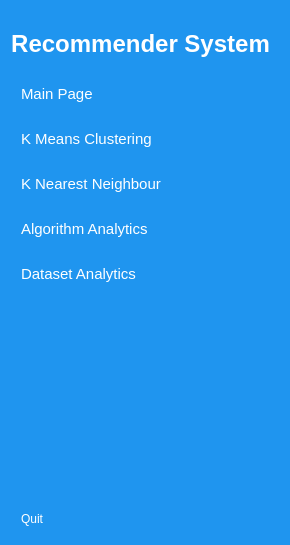
     <widget class="QWidget" name="icon_name_widget" native="true">
      <property name="styleSheet">
       <string notr="true">QWidget{
	background-color: rgb(31, 149, 239);
	color:white;
}

QPushButton {
	color:white;
	text-align:left;
	height:30px;
	border:none;
	padding-left:10px;
	border-top-left-radius:10px;
	border-bottom-left-radius:10px;
}

QPushButton:checked{
	background-color: #F5FAFE;
	color:#1F95EF;
	font-weight:bold;

}</string>
      </property>
      <layout class="QVBoxLayout" name="verticalLayout_4">
       <property name="topMargin">
        <number>30</number>
       </property>
       <property name="rightMargin">
        <number>0</number>
       </property>
       <item>
        <layout class="QHBoxLayout" name="horizontalLayout_2">
         <property name="rightMargin">
          <number>20</number>
         </property>
         <item>
          <widget class="QLabel" name="label_3">
           <property name="font">
            <font>
             <pointsize>18</pointsize>
             <weight>75</weight>
             <bold>true</bold>
             <underline>false</underline>
             <strikeout>false</strikeout>
            </font>
           </property>
           <property name="text">
            <string>Recommender System</string>
           </property>
           <property name="alignment">
            <set>Qt::AlignCenter</set>
           </property>
           <property name="wordWrap">
            <bool>true</bool>
           </property>
          </widget>
         </item>
        </layout>
       </item>
       <item>
        <layout class="QVBoxLayout" name="verticalLayout_2">
         <property name="spacing">
          <number>15</number>
         </property>
         <property name="topMargin">
          <number>15</number>
         </property>
         <item>
          <widget class="QPushButton" name="dashboard_2">
           <property name="font">
            <font>
             <pointsize>11</pointsize>
            </font>
           </property>
           <property name="text">
            <string>Main Page</string>
           </property>
           <property name="icon">
            <iconset resource="resources.qrc">
             <normaloff>:/newPrefix/dashboard_white.png</normaloff>
             <normalon>:/newPrefix/dashboard.png</normalon>:/newPrefix/dashboard_white.png</iconset>
           </property>
           <property name="checkable">
            <bool>true</bool>
           </property>
           <property name="autoExclusive">
            <bool>true</bool>
           </property>
          </widget>
         </item>
         <item>
          <widget class="QPushButton" name="profile_2">
           <property name="font">
            <font>
             <pointsize>11</pointsize>
            </font>
           </property>
           <property name="text">
            <string>K Means Clustering</string>
           </property>
           <property name="icon">
            <iconset resource="resources.qrc">
             <normaloff>:/newPrefix/profile_white.png</normaloff>
             <normalon>:/newPrefix/profile.png</normalon>:/newPrefix/profile_white.png</iconset>
           </property>
           <property name="checkable">
            <bool>true</bool>
           </property>
           <property name="autoExclusive">
            <bool>true</bool>
           </property>
          </widget>
         </item>
         <item>
          <widget class="QPushButton" name="messages_2">
           <property name="font">
            <font>
             <pointsize>11</pointsize>
            </font>
           </property>
           <property name="text">
            <string>K Nearest Neighbour</string>
           </property>
           <property name="icon">
            <iconset resource="resources.qrc">
             <normaloff>:/newPrefix/messages_white.png</normaloff>
             <normalon>:/newPrefix/messages.png</normalon>:/newPrefix/messages_white.png</iconset>
           </property>
           <property name="checkable">
            <bool>true</bool>
           </property>
           <property name="autoExclusive">
            <bool>true</bool>
           </property>
          </widget>
         </item>
         <item>
          <widget class="QPushButton" name="notifications_2">
           <property name="font">
            <font>
             <pointsize>11</pointsize>
            </font>
           </property>
           <property name="text">
            <string>Algorithm Analytics</string>
           </property>
           <property name="icon">
            <iconset resource="resources.qrc">
             <normaloff>:/newPrefix/notifications_white.png</normaloff>
             <normalon>:/newPrefix/notifications.png</normalon>:/newPrefix/notifications_white.png</iconset>
           </property>
           <property name="checkable">
            <bool>true</bool>
           </property>
           <property name="autoExclusive">
            <bool>true</bool>
           </property>
          </widget>
         </item>
         <item>
          <widget class="QPushButton" name="settings_2">
           <property name="font">
            <font>
             <pointsize>11</pointsize>
            </font>
           </property>
           <property name="text">
            <string>Dataset Analytics</string>
           </property>
           <property name="icon">
            <iconset resource="resources.qrc">
             <normaloff>:/newPrefix/settings_white.png</normaloff>
             <normalon>:/newPrefix/settings.png</normalon>:/newPrefix/settings_white.png</iconset>
           </property>
           <property name="checkable">
            <bool>true</bool>
           </property>
           <property name="autoExclusive">
            <bool>true</bool>
           </property>
          </widget>
         </item>
        </layout>
       </item>
       <item>
        <spacer name="verticalSpacer_2">
         <property name="orientation">
          <enum>Qt::Vertical</enum>
         </property>
         <property name="sizeHint" stdset="0">
          <size>
           <width>20</width>
           <height>209</height>
          </size>
         </property>
        </spacer>
       </item>
       <item>
        <widget class="QPushButton" name="pushButton_8">
         <property name="text">
          <string>Quit</string>
         </property>
         <property name="icon">
          <iconset resource="resources.qrc">
           <normaloff>:/newPrefix/log_out_white.png</normaloff>:/newPrefix/log_out_white.png</iconset>
         </property>
         <property name="checkable">
          <bool>true</bool>
         </property>
        </widget>
       </item>
      </layout>
     </widget>
